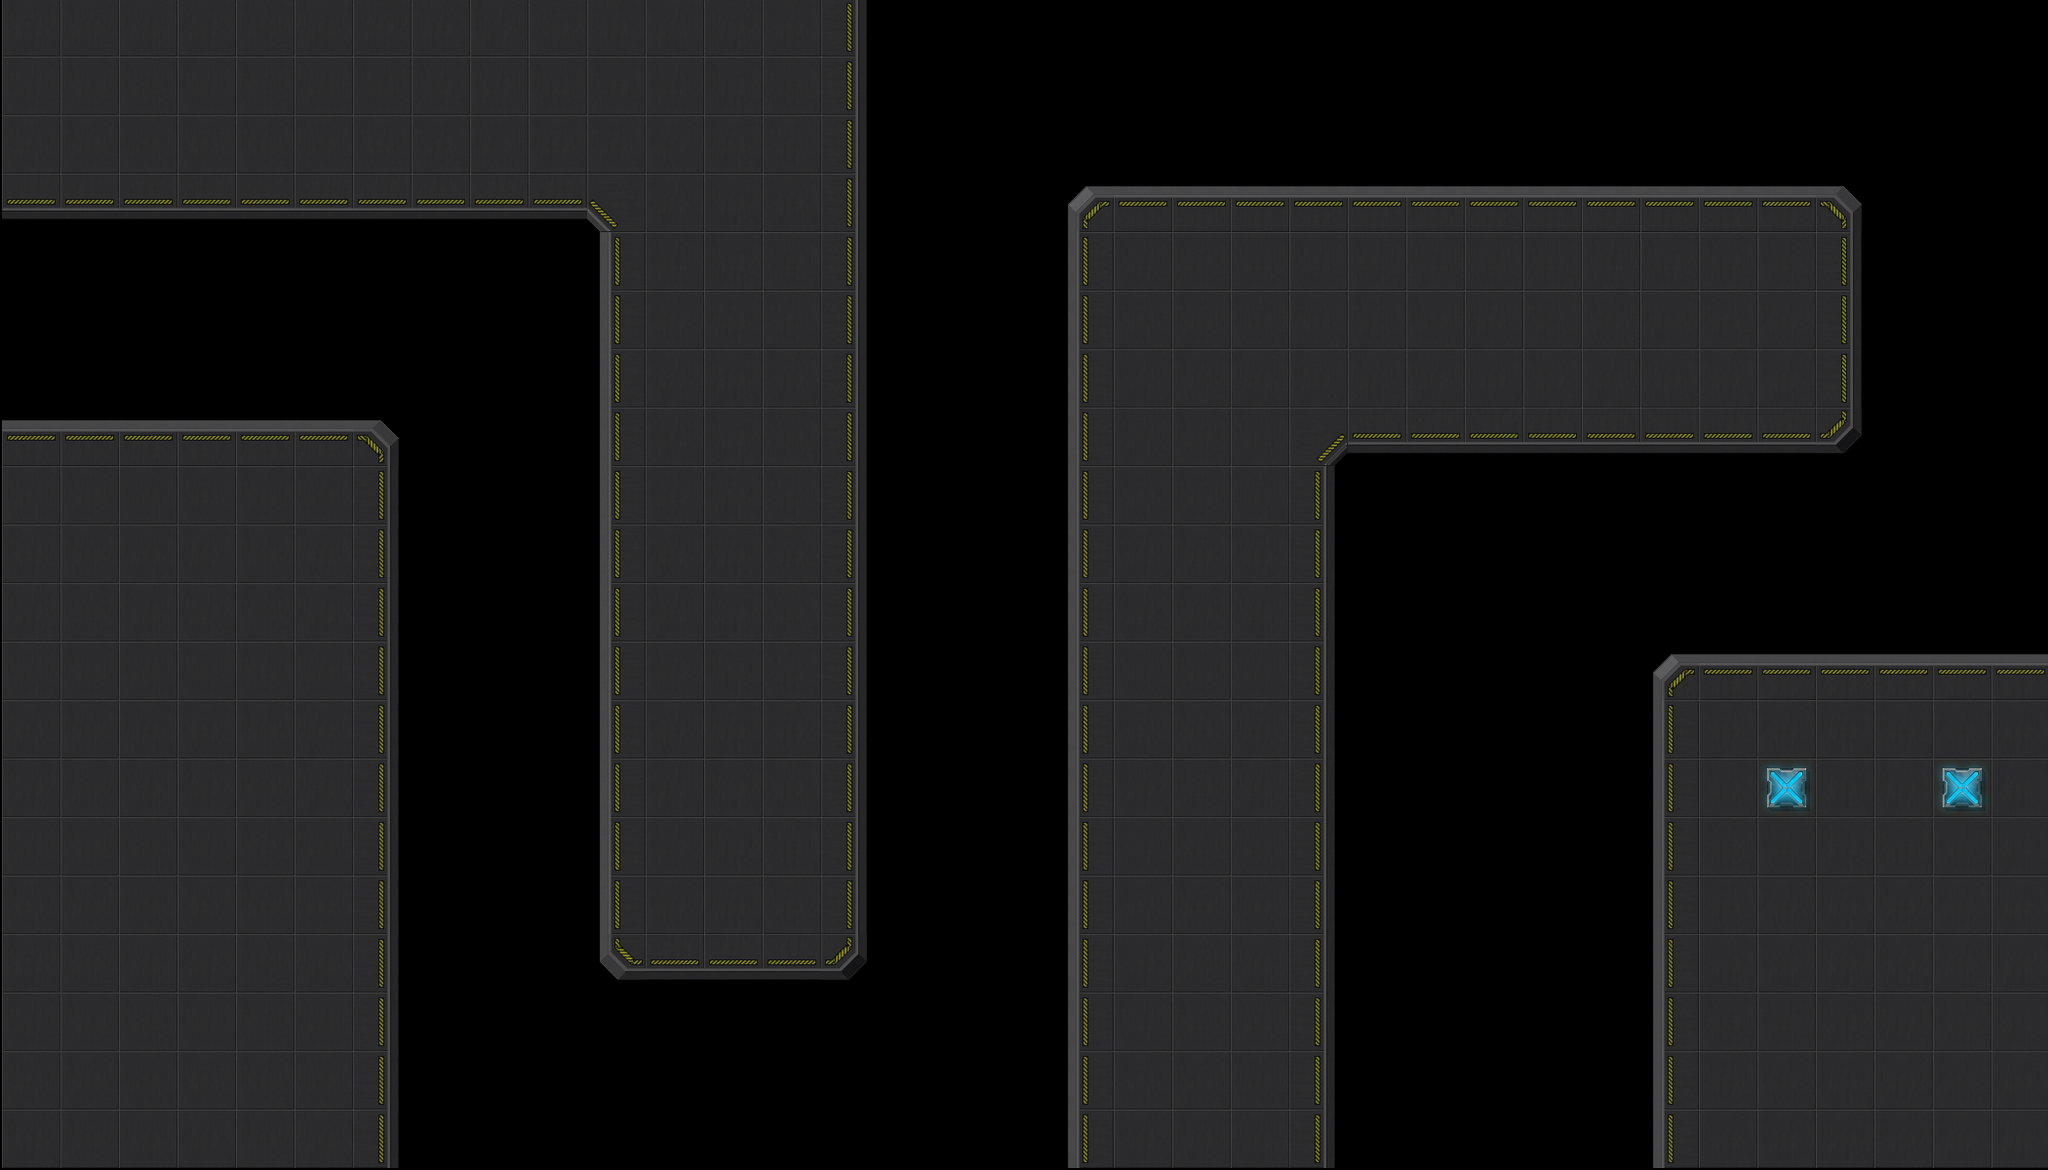

The image is a tile-based game level rendered from a .tmx file. Its description and complete source (layers, tilesets, objects, tile grids) follow:
An orthogonal 35x20 tile map with 60x60 px tiles, 1 tile layer (Platform) and 2 objects (Base, Path).

<map version="1.0" orientation="orthogonal" renderorder="right-down" width="35" height="20" tilewidth="60" tileheight="60" nextobjectid="5">
 <tileset firstgid="1" name="Set-1" tilewidth="64" tileheight="64" tilecount="32" columns="8">
  <image source="Set-1.png" width="512" height="256" />
  <tile id="0">
   <properties>
    <property name="Type" type="int" value="2" />
   </properties>
  </tile>
  <tile id="1">
   <properties>
    <property name="Type" type="int" value="1" />
   </properties>
  </tile>
  <tile id="2">
   <properties>
    <property name="Type" type="int" value="1" />
   </properties>
  </tile>
  <tile id="3">
   <properties>
    <property name="Type" type="int" value="1" />
   </properties>
  </tile>
  <tile id="4">
   <properties>
    <property name="Type" type="int" value="1" />
   </properties>
  </tile>
  <tile id="5">
   <properties>
    <property name="Type" type="int" value="1" />
   </properties>
  </tile>
  <tile id="6">
   <properties>
    <property name="Type" type="int" value="1" />
   </properties>
  </tile>
  <tile id="7">
   <properties>
    <property name="Type" type="int" value="1" />
   </properties>
  </tile>
  <tile id="8">
   <properties>
    <property name="Type" type="int" value="1" />
   </properties>
  </tile>
  <tile id="9">
   <properties>
    <property name="Type" type="int" value="1" />
   </properties>
  </tile>
  <tile id="10">
   <properties>
    <property name="Type" type="int" value="1" />
   </properties>
  </tile>
  <tile id="11">
   <properties>
    <property name="Type" type="int" value="1" />
   </properties>
  </tile>
  <tile id="12">
   <properties>
    <property name="Type" type="int" value="1" />
   </properties>
  </tile>
  <tile id="13">
   <properties>
    <property name="Type" type="int" value="1" />
   </properties>
  </tile>
  <tile id="14">
   <properties>
    <property name="Type" type="int" value="1" />
   </properties>
  </tile>
  <tile id="15">
   <properties>
    <property name="Type" type="int" value="1" />
   </properties>
  </tile>
  <tile id="16">
   <properties>
    <property name="Type" type="int" value="1" />
   </properties>
  </tile>
  <tile id="17">
   <properties>
    <property name="Type" type="int" value="1" />
   </properties>
  </tile>
  <tile id="18">
   <properties>
    <property name="Type" type="int" value="1" />
   </properties>
  </tile>
  <tile id="19">
   <properties>
    <property name="Type" type="int" value="1" />
   </properties>
  </tile>
  <tile id="20">
   <properties>
    <property name="Type" type="int" value="1" />
   </properties>
  </tile>
  <tile id="21">
   <properties>
    <property name="Type" type="int" value="1" />
   </properties>
  </tile>
  <tile id="22">
   <properties>
    <property name="Type" type="int" value="1" />
   </properties>
  </tile>
  <tile id="23">
   <properties>
    <property name="Type" type="int" value="1" />
   </properties>
  </tile>
  <tile id="24">
   <properties>
    <property name="Type" type="int" value="1" />
   </properties>
  </tile>
  <tile id="25">
   <properties>
    <property name="Type" type="int" value="1" />
   </properties>
  </tile>
  <tile id="26">
   <properties>
    <property name="Type" type="int" value="1" />
   </properties>
  </tile>
  <tile id="27">
   <properties>
    <property name="Type" type="int" value="1" />
   </properties>
  </tile>
  <tile id="28">
   <properties>
    <property name="Type" type="int" value="1" />
   </properties>
  </tile>
  <tile id="29">
   <properties>
    <property name="Type" type="int" value="1" />
   </properties>
  </tile>
  <tile id="30">
   <properties>
    <property name="Type" type="int" value="1" />
   </properties>
  </tile>
  <tile id="31">
   <properties>
    <property name="Type" type="int" value="1" />
   </properties>
  </tile>
 </tileset>
 <layer name="Platform" width="35" height="20">
  <data encoding="csv">
1,1,1,1,1,1,1,1,1,1,1,1,1,1,9,0,0,0,0,0,0,0,0,0,0,0,0,0,0,0,0,0,0,0,0,
1,1,1,1,1,1,1,1,1,1,1,1,1,1,9,0,0,0,0,0,0,0,0,0,0,0,0,0,0,0,0,0,0,0,0,
1,1,1,1,1,1,1,1,1,1,1,1,1,1,9,0,0,0,0,0,0,0,0,0,0,0,0,0,0,0,0,0,0,0,0,
8,8,8,8,8,8,8,8,8,8,11,1,1,1,9,0,0,0,2,6,6,6,6,6,6,6,6,6,6,6,6,4,0,0,0,
0,0,0,0,0,0,0,0,0,0,7,1,1,1,9,0,0,0,7,1,1,1,1,1,1,1,1,1,1,1,1,9,0,0,0,
0,0,0,0,0,0,0,0,0,0,7,1,1,1,9,0,0,0,7,1,1,1,1,1,1,1,1,1,1,1,1,9,0,0,0,
0,0,0,0,0,0,0,0,0,0,7,1,1,1,9,0,0,0,7,1,1,1,1,1,1,1,1,1,1,1,1,9,0,0,0,
6,6,6,6,6,6,4,0,0,0,7,1,1,1,9,0,0,0,7,1,1,1,13,8,8,8,8,8,8,8,8,5,0,0,0,
1,1,1,1,1,1,9,0,0,0,7,1,1,1,9,0,0,0,7,1,1,1,9,0,0,0,0,0,0,0,0,0,0,0,0,
1,1,1,1,1,1,9,0,0,0,7,1,1,1,9,0,0,0,7,1,1,1,9,0,0,0,0,0,0,0,0,0,0,0,0,
1,1,1,1,1,1,9,0,0,0,7,1,1,1,9,0,0,0,7,1,1,1,9,0,0,0,0,0,0,0,0,0,0,0,0,
1,1,1,1,1,1,9,0,0,0,7,1,1,1,9,0,0,0,7,1,1,1,9,0,0,0,0,0,2,6,6,6,6,6,6,
1,1,1,1,1,1,9,0,0,0,7,1,1,1,9,0,0,0,7,1,1,1,9,0,0,0,0,0,7,1,1,1,1,1,1,
1,1,1,1,1,1,9,0,0,0,7,1,1,1,9,0,0,0,7,1,1,1,9,0,0,0,0,0,7,1,17,1,1,17,1,
1,1,1,1,1,1,9,0,0,0,7,1,1,1,9,0,0,0,7,1,1,1,9,0,0,0,0,0,7,1,1,1,1,1,1,
1,1,1,1,1,1,9,0,0,0,7,1,1,1,9,0,0,0,7,1,1,1,9,0,0,0,0,0,7,1,1,1,1,1,1,
1,1,1,1,1,1,9,0,0,0,3,8,8,8,5,0,0,0,7,1,1,1,9,0,0,0,0,0,7,1,1,1,1,1,1,
1,1,1,1,1,1,9,0,0,0,0,0,0,0,0,0,0,0,7,1,1,1,9,0,0,0,0,0,7,1,1,1,1,1,1,
1,1,1,1,1,1,9,0,0,0,0,0,0,0,0,0,0,0,7,1,1,1,9,0,0,0,0,0,7,1,1,1,1,1,1,
1,1,1,1,1,1,9,0,0,0,0,0,0,0,0,0,0,0,7,1,1,1,9,0,0,0,0,0,7,1,1,1,1,1,1
</data>
 </layer>
 <objectgroup name="GameObjects">
  <object id="1" name="Base" x="1440" y="960" width="180" height="180" />
  <object id="4" name="Path" x="-54.6667" y="324">
   <polyline points="2.18189,2.66667 562.667,2.66667 562.667,784 1045.33,780 1042.67,-236 2065.33,-237.333 2066.67,246.667 1585.33,246.667" />
  </object>
 </objectgroup>
</map>